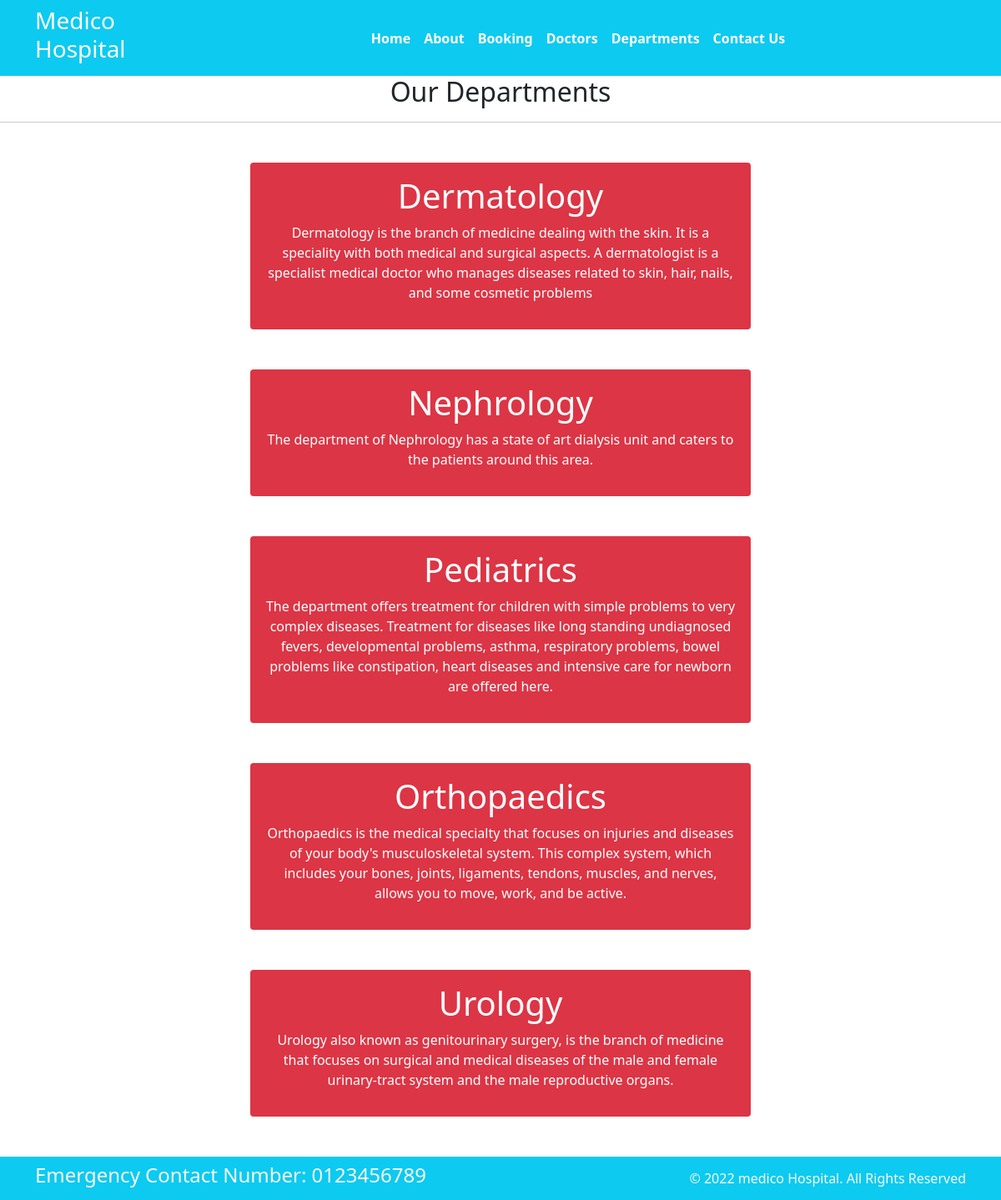
Page /department/ on the committed database.
### home/models.py (models this page shows, shortened)
class Departments(models.Model):
    dept_name = models.CharField(max_length=100)
    dept_description = models.TextField()

### home/views.py (the view)
# urls.py: path('department/', views.department, name='department'),
def department(request):
    dict_dept ={
        'dept': Departments.objects.all()
    }
    return render(request,'department.html',dict_dept)

### templates/department.html (shortened to what this page needs)
{% extends 'base.html' %}
{% block content %}
<h2 class="text-center">Our Departments</h2>
<hr>
{% for d in dept %}
<div class="mx-auto w-50 bg-danger text-center text-white p-3 my-5 border-warning rounded">
 <h1>{{d.dept_name}}</h1>
 <p>{{d.dept_description}}</p>
</div>
{%endfor%}
{% endblock %}

### rows in the picture
Departments: dept_name "Dermatology", dept_description "Dermatology is the branch of medicine dealing with the skin. It is a speciality with both medical and surgical aspects. A dermatologist is a specialist medical doctor who manages diseases related to skin, hair, nails, and some cosmetic problems"
Departments: dept_name "Nephrology", dept_description "The department of Nephrology has a state of art dialysis unit and caters to the patients around this area."
Departments: dept_name "Pediatrics", dept_description "The department offers treatment for children with simple problems to very complex diseases. Treatment for diseases like long standing undiagnosed fevers, developmental problems, asthma, respiratory problems, bowel problems like constipation, heart diseases and intensive care for newborn are offered here."
Departments: dept_name "Orthopaedics", dept_description "Orthopaedics is the medical specialty that focuses on injuries and diseases of your body's musculoskeletal system. This complex system, which includes your bones, joints, ligaments, tendons, muscles, and nerves, allows you to move, work, and be active."
Departments: dept_name "Urology", dept_description "Urology also known as genitourinary surgery, is the branch of medicine that focuses on surgical and medical diseases of the male and female urinary-tract system and the male reproductive organs."
